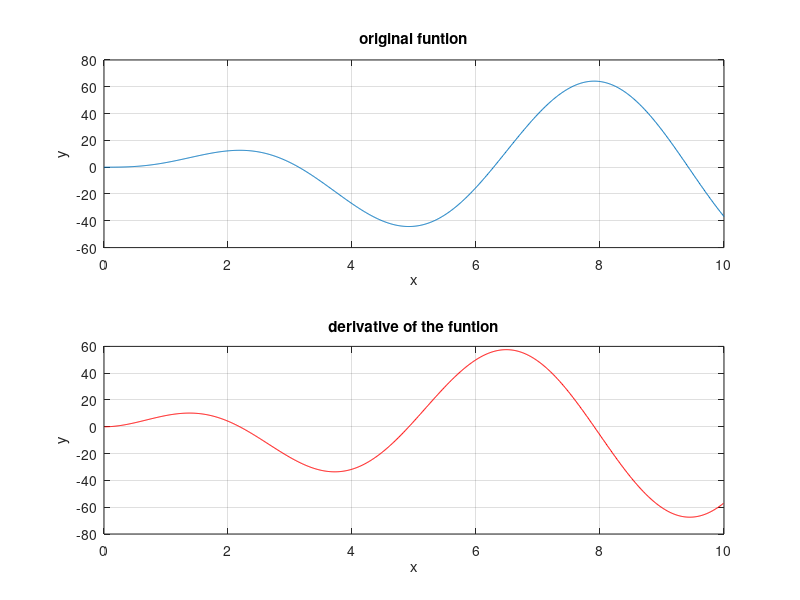

The MATLAB script that drew this image:
% Derivative of function 
% Set up an x-array from 0 to 10 with an increment of 0.01
x = 0:0.01:10;
y = 5*x.^2.*exp(-0.2*x).*sin(x);
% Find the central difference estimate of the derivative 
n = length(x);
der = (y(3:n)-y(1:n-2))./(x(3:n)-x(1:n-2));
% Plot the original function 
subplot(2,1,1)
plot(x,y)
grid on 
title("original funtion")
xlabel('x')
ylabel('y')
subplot(2,1,2)
plot(x(2:n-1),der,Color='r')
grid on 
title("derivative of the funtion")
xlabel('x')
ylabel('y')
